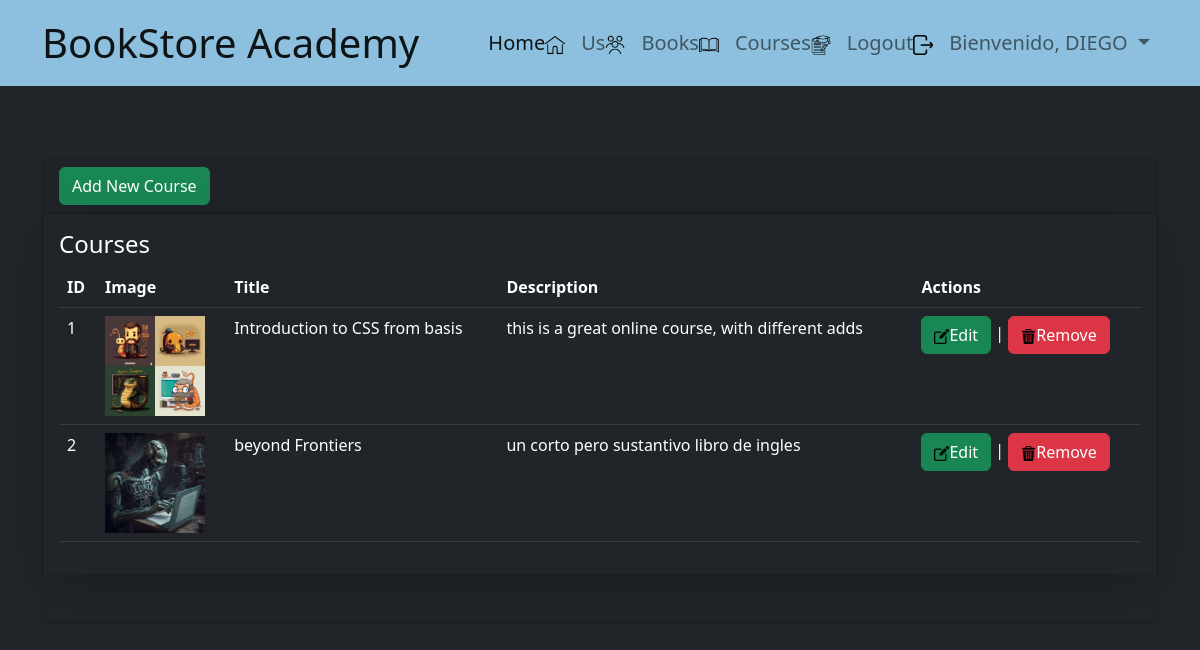
/courses (signed in), run on the app's committed database.
### libreria/models.py (models this page shows, shortened)
class Course(models.Model):
    id = models.AutoField(primary_key=True)
    title = models.CharField(max_length=100, verbose_name='Title')
    image = models.ImageField(upload_to='images/',verbose_name='Course Image', null=True)
    description = models.TextField(null=True, verbose_name='Description')

### libreria/views.py (the view)
# urls.py: path('courses', views.courses, name='courses'),
@login_required
def courses(request):
    courses = Course.objects.all()
    return render(request, 'courses/index.html', {'courses': courses})

### libreria/templates/courses/index.html (shortened to what this page needs)
{% extends "base.html" %}
{% block content%}
<br />
<br />
<br />
{% load static %}
<div class="card bg-dark">
  <div class="card-header">
    <a name="" id="" class="btn btn-success" href="{% url 'create_course' %}" role="button" >Add New Course</a>
  </div>
  <div class="card-body shadow-lg p-3 mb-5 bg-body-tertiary rounded">
    <h4 class="card-title">Courses</h4>
    <div class="table-responsive">
      <table class="table table-primary table-dark">
        <thead>
          <tr>
            <th scope="col">ID</th>
            <th scope="col">Image</th>
            <th scope="col">Title</th>
            <th scope="col">Description</th>
            <th scope="col">Actions</th>
          </tr>
        </thead>
        <tbody>
          {% for course in courses %}
          <tr class="">
            <td>{{course.id}}</td>
            <td>
              <img src="{{course.image.url}}" alt="{{course.title}}" height="100" />
            </td>
            <td>{{course.title}}</td>
            <td>{{course.description}}</td>
            <td>
              <a name="" id="" class="btn btn-success" href="{% url 'edit_course' course.id %}" role="button" ><img src="{% static 'libreria/assets/img/edit.png'%}" width="15px"/>Edit</a>
              |
              <a name="" id="" class="btn btn-danger" href="{% url 'remove_course' course.id %}" role="button"><img src="{% static 'libreria/assets/img/delete.png'%}" width="15px"/>Remove</a>
            </td>
          </tr>
          {% endfor %}
        </tbody>
      </table>
    </div>
  </div>
</div>
{% endblock %}

### libreria/templates/base.html (shortened to what this page needs)
{% load static %}
<!doctype html>
<html lang="en">
<head>
    <link href="https://cdn.jsdelivr.net/npm/bootstrap@5.2.1/dist/css/bootstrap.min.css" rel="stylesheet"
>
</head>
<body class="bg-dark text-bg-primary p-0 container-fluid m-0 ">
    <nav class="navbar navbar-expand-lg " style="background-color: #8CC0DE;">
        <div class="container">
            <a class="navbar-brand fs-1" href="{% url 'home' %}" >BookStore Academy</a>
            <div class="collapse navbar-collapse fs-5" id="navbarNav">
                <ul class="navbar-nav ms-auto ">
                    <li class="nav-item ">
                        <a class="nav-link active" aria-current="page" href="{% url 'home' %}">Home<img src="{% static 'libreria/assets/img/home.png'%}" alt="home" width="20px"/></a>
                    </li>
                    <li class="nav-item">
                        <a class="nav-link" href="{% url 'us' %}">Us<img src="{% static 'libreria/assets/img/users.png'%}" alt="us" width="20px"/></a>
                    </li>
                    {% if request.user.is_authenticated %}
                        <li class="nav-item"><a class="nav-link" href="{% url 'books' %}">Books<img src="{% static 'libreria/assets/img/book.png'%}" alt="books" width="20px"/></a></li>
                        <li class="nav-item"><a class="nav-link" href="{% url 'courses' %}">Courses<img src="{% static 'libreria/assets/img/courses.png'%}" alt="courses" width="20px"/></a></li>
                        <li class="nav-item"><a class="nav-link" href="{% url 'exit' %}">Logout<img src="{% static 'libreria/assets/img/logout.png'%}" alt="looout" width="20px"/></a></li>
                    {% endif%}
                    {% if request.user.is_authenticated %}
                    <li class="nav-item dropdown ">
                        <a class="nav-link dropdown-toggle" href="{% url 'profile' %}" role="button" data-bs-toggle="dropdown" aria-expanded="false">
                            Bienvenido, {{ user.username | upper }} {{avatar}}
                          </a>
                    </li>
                    {% endif%}
                </ul>
            </div>
        </div>
    </nav>
    <div class="container">
        <div class="row">
            <div class="col-12">
                {% block content %} {% endblock %}
            </div>
        </div>
    </div>
</body>
</html>

### data on the page
Course: id "1", image (picture), title "Introduction to CSS from basis", description "this is a great online course, with different adds"
Course: id "2", image (picture), title "beyond Frontiers", description "un corto pero sustantivo libro de ingles"

### other printed values
{{ user.username | upper }} "DIEGO"
